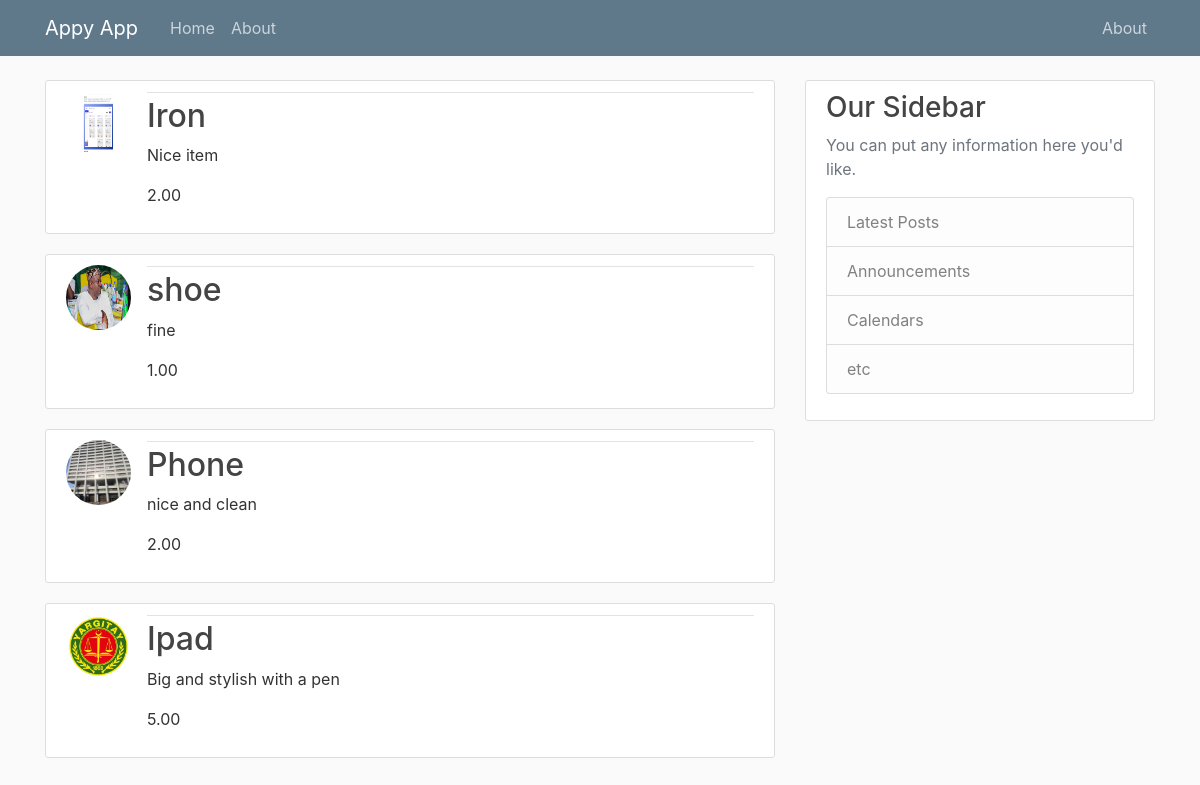
The app's page /product/ with its own data.
### Appy/models.py (models this page shows, shortened)
class Products(models.Model):
    name = models.CharField(max_length=100)
    description = models.TextField()
    price = models.DecimalField(max_digits=12, decimal_places=2)
    category = models.CharField(choices=CATEGORY_CHOICES, max_length=10)
    image = models.ImageField(upload_to="product_images", default="product.jpg")
    class Meta:
        verbose_name_plural = 'Products'

### Appy/views.py (the view)
# urls.py: path("product/", productpage, name="product"),
def productpage(request):
    products = Products.objects.all()
    context = {
        "all_products": products
    }
    return render(request, "Appy/product.html", context)

### Appy/templates/Appy/product.html
{% extends "Appy/base.html" %}
{% block content %}
    {% for i in all_products %}
        <article class="media content-section">
          <img class="rounded-circle article-img" src="{{ i.image.url }}">
          <div class="media-body">
            <div class="article-metadata">
            </div>
            <h2><a class="article-title" href="{% url 'singleproduct' i.id %}">{{ i.name }}</a></h2>
            <p class="article-content">{{ i.description }}</p>
            <p class="article-content">{{ i.price }}</p>
          </div>
        </article>
    {% endfor %}
{% endblock content %}

### Appy/static/Appy/base.css (style rules this page uses)
body { background: #fafafa; color: #333333; margin-top: 5rem; }
h1, h2, h3, h4, h5, h6 { color: #444444; }
.content-section { background: #ffffff; padding: 10px 20px; border: 1px solid #dddddd; border-radius: 3px; margin-bottom: 20px; }
.article-title { color: #444444; }
.article-content { white-space: pre-line; }
.article-img { height: 65px; width: 65px; margin-right: 16px; }
.article-metadata { padding-bottom: 1px; margin-bottom: 4px; border-bottom: 1px solid #e3e3e3 }

### records on screen
Products: image (picture), name "Iron", description "Nice item", price "2.00"
Products: image (picture), name "shoe", description "fine", price "1.00"
Products: image (picture), name "Phone", description "nice and clean", price "2.00"
Products: image (picture), name "Ipad", description "Big and stylish with a pen", price "5.00"
